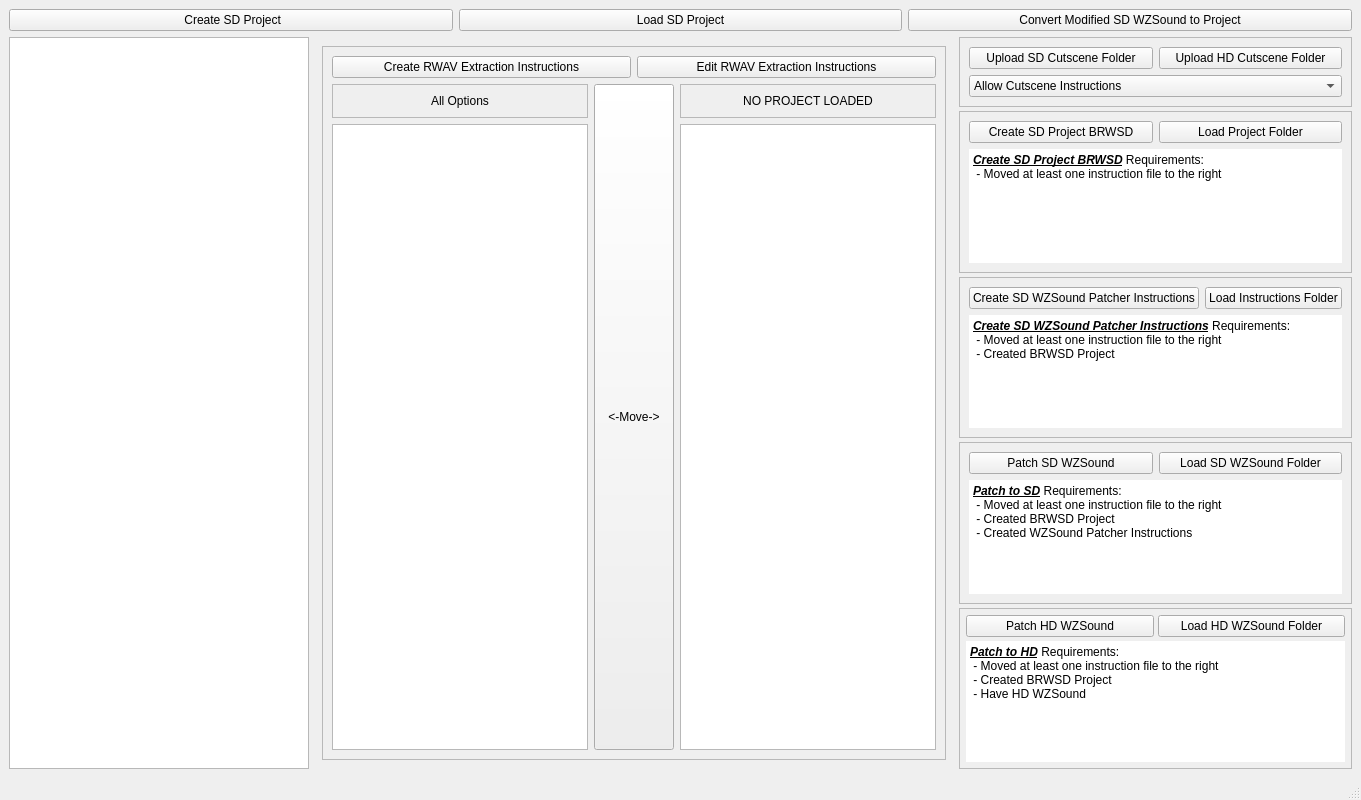
<?xml version="1.0" encoding="UTF-8"?>
<ui version="4.0">
 <class>WZSPI_MainWindow</class>
 <widget class="QMainWindow" name="WZSPI_MainWindow">
  <property name="geometry">
   <rect>
    <x>0</x>
    <y>0</y>
    <width>1252</width>
    <height>800</height>
   </rect>
  </property>
  <property name="windowTitle">
   <string>WZSPI_MainWindow</string>
  </property>
  <widget class="QWidget" name="centralwidget">
   <layout class="QGridLayout" name="gridLayout">
    <item row="2" column="0">
     <layout class="QVBoxLayout" name="vertical_main">
      <item>
       <layout class="QHBoxLayout" name="horizontal_1_project_buttons" stretch="1,1,1">
        <item>
         <widget class="QPushButton" name="button_create_project">
          <property name="text">
           <string> Create SD Project</string>
          </property>
         </widget>
        </item>
        <item>
         <widget class="QPushButton" name="button_load_project">
          <property name="text">
           <string>Load SD Project</string>
          </property>
         </widget>
        </item>
        <item>
         <widget class="QPushButton" name="button_convert_project">
          <property name="text">
           <string>Convert Modified SD WZSound to Project</string>
          </property>
         </widget>
        </item>
       </layout>
      </item>
      <item>
       <layout class="QHBoxLayout" name="horizontal_2_main_content" stretch="0,3,1">
        <property name="spacing">
         <number>4</number>
        </property>
        <item>
         <widget class="QTextBrowser" name="description_text">
          <property name="minimumSize">
           <size>
            <width>300</width>
            <height>0</height>
           </size>
          </property>
          <property name="maximumSize">
           <size>
            <width>300</width>
            <height>16777215</height>
           </size>
          </property>
          <property name="readOnly">
           <bool>true</bool>
          </property>
         </widget>
        </item>
        <item>
         <widget class="QStackedWidget" name="stacked_pages">
          <property name="currentIndex">
           <number>0</number>
          </property>
          <widget class="QWidget" name="page_1_pick_instructions">
           <layout class="QHBoxLayout" name="horizontalLayout_6">
            <item>
             <layout class="QVBoxLayout" name="vertical_pick">
              <item>
               <widget class="QFrame" name="frame_pick">
                <property name="sizePolicy">
                 <sizepolicy hsizetype="Minimum" vsizetype="Minimum">
                  <horstretch>0</horstretch>
                  <verstretch>0</verstretch>
                 </sizepolicy>
                </property>
                <property name="frameShape">
                 <enum>QFrame::Shape::StyledPanel</enum>
                </property>
                <property name="frameShadow">
                 <enum>QFrame::Shadow::Raised</enum>
                </property>
                <layout class="QVBoxLayout" name="verticalLayout_6" stretch="0,0,0">
                 <item>
                  <layout class="QHBoxLayout" name="horizontal_instructions_buttons">
                   <item>
                    <widget class="QPushButton" name="button_create_instructions">
                     <property name="text">
                      <string>Create RWAV Extraction Instructions</string>
                     </property>
                    </widget>
                   </item>
                   <item>
                    <widget class="QPushButton" name="button_edit_instructions">
                     <property name="text">
                      <string>Edit RWAV Extraction Instructions</string>
                     </property>
                    </widget>
                   </item>
                  </layout>
                 </item>
                 <item>
                  <layout class="QHBoxLayout" name="horizontal_selector">
                   <item>
                    <layout class="QVBoxLayout" name="vertical_1_options_list">
                     <item>
                      <widget class="QFrame" name="frame_options">
                       <property name="frameShape">
                        <enum>QFrame::Shape::StyledPanel</enum>
                       </property>
                       <property name="frameShadow">
                        <enum>QFrame::Shadow::Raised</enum>
                       </property>
                       <layout class="QHBoxLayout" name="horizontalLayout_4">
                        <item>
                         <widget class="QLabel" name="label_options">
                          <property name="text">
                           <string>All Options</string>
                          </property>
                          <property name="alignment">
                           <set>Qt::AlignmentFlag::AlignCenter</set>
                          </property>
                         </widget>
                        </item>
                       </layout>
                      </widget>
                     </item>
                     <item>
                      <widget class="QListWidget" name="list_options">
                       <property name="dragEnabled">
                        <bool>false</bool>
                       </property>
                       <property name="alternatingRowColors">
                        <bool>true</bool>
                       </property>
                       <property name="selectionMode">
                        <enum>QAbstractItemView::SelectionMode::MultiSelection</enum>
                       </property>
                      </widget>
                     </item>
                    </layout>
                   </item>
                   <item>
                    <layout class="QVBoxLayout" name="vertical_2_move">
                     <item>
                      <widget class="QPushButton" name="button_move">
                       <property name="sizePolicy">
                        <sizepolicy hsizetype="Minimum" vsizetype="Preferred">
                         <horstretch>0</horstretch>
                         <verstretch>0</verstretch>
                        </sizepolicy>
                       </property>
                       <property name="text">
                        <string>&lt;-Move-&gt;</string>
                       </property>
                      </widget>
                     </item>
                    </layout>
                   </item>
                   <item>
                    <layout class="QVBoxLayout" name="vertical_3_project_list">
                     <item>
                      <widget class="QFrame" name="frame_project">
                       <property name="frameShape">
                        <enum>QFrame::Shape::StyledPanel</enum>
                       </property>
                       <property name="frameShadow">
                        <enum>QFrame::Shadow::Raised</enum>
                       </property>
                       <layout class="QHBoxLayout" name="horizontalLayout_2">
                        <item>
                         <widget class="QLabel" name="label_project">
                          <property name="text">
                           <string>NO PROJECT LOADED</string>
                          </property>
                          <property name="alignment">
                           <set>Qt::AlignmentFlag::AlignCenter</set>
                          </property>
                         </widget>
                        </item>
                       </layout>
                      </widget>
                     </item>
                     <item>
                      <widget class="QListWidget" name="list_project">
                       <property name="alternatingRowColors">
                        <bool>true</bool>
                       </property>
                       <property name="selectionMode">
                        <enum>QAbstractItemView::SelectionMode::MultiSelection</enum>
                       </property>
                      </widget>
                     </item>
                    </layout>
                   </item>
                  </layout>
                 </item>
                 <item>
                  <layout class="QVBoxLayout" name="vertical_description"/>
                 </item>
                </layout>
               </widget>
              </item>
             </layout>
            </item>
           </layout>
          </widget>
          <widget class="QWidget" name="page_2_edit_instructions">
           <layout class="QHBoxLayout" name="horizontalLayout_9">
            <item>
             <layout class="QVBoxLayout" name="vertical_edit">
              <item>
               <widget class="QFrame" name="frame_edit">
                <property name="frameShape">
                 <enum>QFrame::Shape::StyledPanel</enum>
                </property>
                <property name="frameShadow">
                 <enum>QFrame::Shadow::Raised</enum>
                </property>
                <layout class="QVBoxLayout" name="verticalLayout_12">
                 <item>
                  <layout class="QHBoxLayout" name="horizontal_changes_buttons">
                   <item>
                    <widget class="QPushButton" name="button_save_changes">
                     <property name="text">
                      <string>Save Changes</string>
                     </property>
                    </widget>
                   </item>
                   <item>
                    <widget class="QPushButton" name="button_cancel_changes">
                     <property name="text">
                      <string>Cancel Changes</string>
                     </property>
                    </widget>
                   </item>
                  </layout>
                 </item>
                 <item>
                  <widget class="QTextEdit" name="text_yaml_edit">
                   <property name="tabStopDistance">
                    <double>10.000000000000000</double>
                   </property>
                  </widget>
                 </item>
                </layout>
               </widget>
              </item>
             </layout>
            </item>
           </layout>
          </widget>
         </widget>
        </item>
        <item>
         <layout class="QVBoxLayout" name="vertical_create" stretch="1,3,3,3,3">
          <item>
           <widget class="QFrame" name="frame">
            <property name="frameShape">
             <enum>QFrame::Shape::StyledPanel</enum>
            </property>
            <property name="frameShadow">
             <enum>QFrame::Shadow::Raised</enum>
            </property>
            <layout class="QVBoxLayout" name="verticalLayout_4">
             <item>
              <layout class="QHBoxLayout" name="horizontalLayout">
               <item>
                <widget class="QPushButton" name="button_upload_sd_cutscene">
                 <property name="text">
                  <string>Upload SD Cutscene Folder</string>
                 </property>
                </widget>
               </item>
               <item>
                <widget class="QPushButton" name="button_upload_hd_cutscene">
                 <property name="text">
                  <string>Upload HD Cutscene Folder</string>
                 </property>
                </widget>
               </item>
              </layout>
             </item>
             <item>
              <widget class="QComboBox" name="combo_allow_cutscene">
               <item>
                <property name="text">
                 <string>Allow Cutscene Instructions</string>
                </property>
               </item>
               <item>
                <property name="text">
                 <string>Disallow Cutscene Instructions</string>
                </property>
               </item>
              </widget>
             </item>
            </layout>
           </widget>
          </item>
          <item>
           <widget class="QFrame" name="frame_1_create_brwsd">
            <property name="frameShape">
             <enum>QFrame::Shape::StyledPanel</enum>
            </property>
            <property name="frameShadow">
             <enum>QFrame::Shadow::Raised</enum>
            </property>
            <layout class="QVBoxLayout" name="verticalLayout_2" stretch="0,0">
             <item>
              <layout class="QHBoxLayout" name="buttons_brwsd">
               <item>
                <widget class="QPushButton" name="button_create_brwsd">
                 <property name="text">
                  <string>Create SD Project BRWSD</string>
                 </property>
                </widget>
               </item>
               <item>
                <widget class="QPushButton" name="button_load_brwsd_folder">
                 <property name="text">
                  <string>Load Project Folder</string>
                 </property>
                </widget>
               </item>
              </layout>
             </item>
             <item>
              <widget class="QTextEdit" name="label_description_brwsd">
               <property name="frameShape">
                <enum>QFrame::Shape::NoFrame</enum>
               </property>
               <property name="readOnly">
                <bool>true</bool>
               </property>
               <property name="html">
                <string>&lt;!DOCTYPE HTML PUBLIC &quot;-//W3C//DTD HTML 4.0//EN&quot; &quot;http://www.w3.org/TR/REC-html40/strict.dtd&quot;&gt;
&lt;html&gt;&lt;head&gt;&lt;meta name=&quot;qrichtext&quot; content=&quot;1&quot; /&gt;&lt;meta charset=&quot;utf-8&quot; /&gt;&lt;style type=&quot;text/css&quot;&gt;
p, li { white-space: pre-wrap; }
hr { height: 1px; border-width: 0; }
li.unchecked::marker { content: &quot;\2610&quot;; }
li.checked::marker { content: &quot;\2612&quot;; }
&lt;/style&gt;&lt;/head&gt;&lt;body style=&quot; font-family:'Segoe UI'; font-size:9pt; font-weight:400; font-style:normal;&quot;&gt;
&lt;p style=&quot; margin-top:0px; margin-bottom:0px; margin-left:0px; margin-right:0px; -qt-block-indent:0; text-indent:0px;&quot;&gt;&lt;span style=&quot; font-weight:700; font-style:italic; text-decoration: underline;&quot;&gt;Create SD Project BRWSD&lt;/span&gt; Requirements:&lt;/p&gt;
&lt;p style=&quot; margin-top:0px; margin-bottom:0px; margin-left:0px; margin-right:0px; -qt-block-indent:0; text-indent:0px;&quot;&gt; - Moved at least one instruction file to the right&lt;/p&gt;&lt;/body&gt;&lt;/html&gt;</string>
               </property>
              </widget>
             </item>
            </layout>
           </widget>
          </item>
          <item>
           <widget class="QFrame" name="frame_2_create_wzsound">
            <property name="frameShape">
             <enum>QFrame::Shape::StyledPanel</enum>
            </property>
            <property name="frameShadow">
             <enum>QFrame::Shadow::Raised</enum>
            </property>
            <layout class="QVBoxLayout" name="verticalLayout_3" stretch="0,0">
             <item>
              <layout class="QHBoxLayout" name="button_instructions">
               <item>
                <widget class="QPushButton" name="button_create_wzsound">
                 <property name="text">
                  <string>Create SD WZSound Patcher Instructions</string>
                 </property>
                </widget>
               </item>
               <item>
                <widget class="QPushButton" name="button_load_instructions_folder">
                 <property name="text">
                  <string>Load Instructions Folder</string>
                 </property>
                </widget>
               </item>
              </layout>
             </item>
             <item>
              <widget class="QTextEdit" name="label_description_wzsound">
               <property name="frameShape">
                <enum>QFrame::Shape::NoFrame</enum>
               </property>
               <property name="readOnly">
                <bool>true</bool>
               </property>
               <property name="html">
                <string>&lt;!DOCTYPE HTML PUBLIC &quot;-//W3C//DTD HTML 4.0//EN&quot; &quot;http://www.w3.org/TR/REC-html40/strict.dtd&quot;&gt;
&lt;html&gt;&lt;head&gt;&lt;meta name=&quot;qrichtext&quot; content=&quot;1&quot; /&gt;&lt;meta charset=&quot;utf-8&quot; /&gt;&lt;style type=&quot;text/css&quot;&gt;
p, li { white-space: pre-wrap; }
hr { height: 1px; border-width: 0; }
li.unchecked::marker { content: &quot;\2610&quot;; }
li.checked::marker { content: &quot;\2612&quot;; }
&lt;/style&gt;&lt;/head&gt;&lt;body style=&quot; font-family:'Segoe UI'; font-size:9pt; font-weight:400; font-style:normal;&quot;&gt;
&lt;p style=&quot; margin-top:0px; margin-bottom:0px; margin-left:0px; margin-right:0px; -qt-block-indent:0; text-indent:0px;&quot;&gt;&lt;span style=&quot; font-weight:700; font-style:italic; text-decoration: underline;&quot;&gt;Create SD WZSound Patcher Instructions&lt;/span&gt; Requirements:&lt;/p&gt;
&lt;p style=&quot; margin-top:0px; margin-bottom:0px; margin-left:0px; margin-right:0px; -qt-block-indent:0; text-indent:0px;&quot;&gt; - Moved at least one instruction file to the right&lt;/p&gt;
&lt;p style=&quot; margin-top:0px; margin-bottom:0px; margin-left:0px; margin-right:0px; -qt-block-indent:0; text-indent:0px;&quot;&gt; - Created BRWSD Project&lt;/p&gt;&lt;/body&gt;&lt;/html&gt;</string>
               </property>
              </widget>
             </item>
            </layout>
           </widget>
          </item>
          <item>
           <widget class="QFrame" name="frame_4_create_wzsound_hd">
            <property name="minimumSize">
             <size>
              <width>0</width>
              <height>0</height>
             </size>
            </property>
            <property name="frameShape">
             <enum>QFrame::Shape::StyledPanel</enum>
            </property>
            <property name="frameShadow">
             <enum>QFrame::Shadow::Raised</enum>
            </property>
            <layout class="QVBoxLayout" name="verticalLayout" stretch="0,0">
             <item>
              <layout class="QHBoxLayout" name="buttons_patcher" stretch="0,0">
               <property name="sizeConstraint">
                <enum>QLayout::SizeConstraint::SetDefaultConstraint</enum>
               </property>
               <item>
                <widget class="QPushButton" name="patch_sd">
                 <property name="text">
                  <string>Patch SD WZSound</string>
                 </property>
                </widget>
               </item>
               <item>
                <widget class="QPushButton" name="load_sd">
                 <property name="text">
                  <string>Load SD WZSound Folder</string>
                 </property>
                </widget>
               </item>
              </layout>
             </item>
             <item>
              <widget class="QTextEdit" name="label_description_patcher_hd">
               <property name="frameShape">
                <enum>QFrame::Shape::NoFrame</enum>
               </property>
               <property name="readOnly">
                <bool>true</bool>
               </property>
               <property name="html">
                <string>&lt;!DOCTYPE HTML PUBLIC &quot;-//W3C//DTD HTML 4.0//EN&quot; &quot;http://www.w3.org/TR/REC-html40/strict.dtd&quot;&gt;
&lt;html&gt;&lt;head&gt;&lt;meta name=&quot;qrichtext&quot; content=&quot;1&quot; /&gt;&lt;meta charset=&quot;utf-8&quot; /&gt;&lt;style type=&quot;text/css&quot;&gt;
p, li { white-space: pre-wrap; }
hr { height: 1px; border-width: 0; }
li.unchecked::marker { content: &quot;\2610&quot;; }
li.checked::marker { content: &quot;\2612&quot;; }
&lt;/style&gt;&lt;/head&gt;&lt;body style=&quot; font-family:'Segoe UI'; font-size:9pt; font-weight:400; font-style:normal;&quot;&gt;
&lt;p style=&quot; margin-top:0px; margin-bottom:0px; margin-left:0px; margin-right:0px; -qt-block-indent:0; text-indent:0px;&quot;&gt;&lt;span style=&quot; font-weight:700; font-style:italic; text-decoration: underline;&quot;&gt;Patch to SD&lt;/span&gt; Requirements:&lt;/p&gt;
&lt;p style=&quot; margin-top:0px; margin-bottom:0px; margin-left:0px; margin-right:0px; -qt-block-indent:0; text-indent:0px;&quot;&gt; - Moved at least one instruction file to the right&lt;/p&gt;
&lt;p style=&quot; margin-top:0px; margin-bottom:0px; margin-left:0px; margin-right:0px; -qt-block-indent:0; text-indent:0px;&quot;&gt; - Created BRWSD Project&lt;/p&gt;
&lt;p style=&quot; margin-top:0px; margin-bottom:0px; margin-left:0px; margin-right:0px; -qt-block-indent:0; text-indent:0px;&quot;&gt; - Created WZSound Patcher Instructions&lt;/p&gt;&lt;/body&gt;&lt;/html&gt;</string>
               </property>
              </widget>
             </item>
            </layout>
           </widget>
          </item>
          <item>
           <widget class="QFrame" name="frame_3_patch_wzsound_sd">
            <property name="frameShape">
             <enum>QFrame::Shape::StyledPanel</enum>
            </property>
            <property name="frameShadow">
             <enum>QFrame::Shadow::Raised</enum>
            </property>
            <layout class="QVBoxLayout" name="frame_3_path_wzsound" stretch="0,0">
             <property name="spacing">
              <number>4</number>
             </property>
             <property name="leftMargin">
              <number>6</number>
             </property>
             <property name="topMargin">
              <number>6</number>
             </property>
             <property name="rightMargin">
              <number>6</number>
             </property>
             <property name="bottomMargin">
              <number>6</number>
             </property>
             <item>
              <layout class="QHBoxLayout" name="button_load_patcher">
               <item>
                <widget class="QPushButton" name="patch_hd">
                 <property name="text">
                  <string>Patch HD WZSound</string>
                 </property>
                </widget>
               </item>
               <item>
                <widget class="QPushButton" name="load_hd">
                 <property name="text">
                  <string>Load HD WZSound Folder</string>
                 </property>
                </widget>
               </item>
              </layout>
             </item>
             <item>
              <widget class="QTextEdit" name="label_description_patcher_sd">
               <property name="frameShape">
                <enum>QFrame::Shape::NoFrame</enum>
               </property>
               <property name="readOnly">
                <bool>true</bool>
               </property>
               <property name="html">
                <string>&lt;!DOCTYPE HTML PUBLIC &quot;-//W3C//DTD HTML 4.0//EN&quot; &quot;http://www.w3.org/TR/REC-html40/strict.dtd&quot;&gt;
&lt;html&gt;&lt;head&gt;&lt;meta name=&quot;qrichtext&quot; content=&quot;1&quot; /&gt;&lt;meta charset=&quot;utf-8&quot; /&gt;&lt;style type=&quot;text/css&quot;&gt;
p, li { white-space: pre-wrap; }
hr { height: 1px; border-width: 0; }
li.unchecked::marker { content: &quot;\2610&quot;; }
li.checked::marker { content: &quot;\2612&quot;; }
&lt;/style&gt;&lt;/head&gt;&lt;body style=&quot; font-family:'Segoe UI'; font-size:9pt; font-weight:400; font-style:normal;&quot;&gt;
&lt;p style=&quot; margin-top:0px; margin-bottom:0px; margin-left:0px; margin-right:0px; -qt-block-indent:0; text-indent:0px;&quot;&gt;&lt;span style=&quot; font-weight:700; font-style:italic; text-decoration: underline;&quot;&gt;Patch to HD&lt;/span&gt; Requirements:&lt;/p&gt;
&lt;p style=&quot; margin-top:0px; margin-bottom:0px; margin-left:0px; margin-right:0px; -qt-block-indent:0; text-indent:0px;&quot;&gt; - Moved at least one instruction file to the right&lt;/p&gt;
&lt;p style=&quot; margin-top:0px; margin-bottom:0px; margin-left:0px; margin-right:0px; -qt-block-indent:0; text-indent:0px;&quot;&gt; - Created BRWSD Project&lt;/p&gt;
&lt;p style=&quot; margin-top:0px; margin-bottom:0px; margin-left:0px; margin-right:0px; -qt-block-indent:0; text-indent:0px;&quot;&gt; - Have HD WZSound&lt;/p&gt;&lt;/body&gt;&lt;/html&gt;</string>
               </property>
              </widget>
             </item>
            </layout>
           </widget>
          </item>
         </layout>
        </item>
       </layout>
      </item>
     </layout>
    </item>
   </layout>
  </widget>
  <widget class="QStatusBar" name="statusbar"/>
 </widget>
 <resources/>
 <connections/>
</ui>
